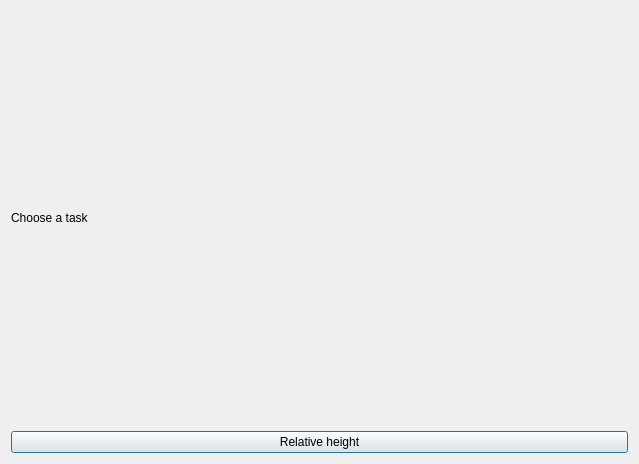
<?xml version="1.0" encoding="UTF-8"?>
<ui version="4.0">
 <class>Lithosphere</class>
 <widget class="QDialog" name="Lithosphere">
  <property name="geometry">
   <rect>
    <x>0</x>
    <y>0</y>
    <width>639</width>
    <height>464</height>
   </rect>
  </property>
  <property name="windowTitle">
   <string>Lithosphere</string>
  </property>
  <layout class="QVBoxLayout" name="verticalLayout">
   <item>
    <widget class="QLabel" name="label">
     <property name="text">
      <string>Choose a task</string>
     </property>
    </widget>
   </item>
   <item>
    <widget class="QPushButton" name="Relative_Height">
     <property name="text">
      <string>Relative height</string>
     </property>
    </widget>
   </item>
  </layout>
 </widget>
 <resources/>
 <connections/>
</ui>
